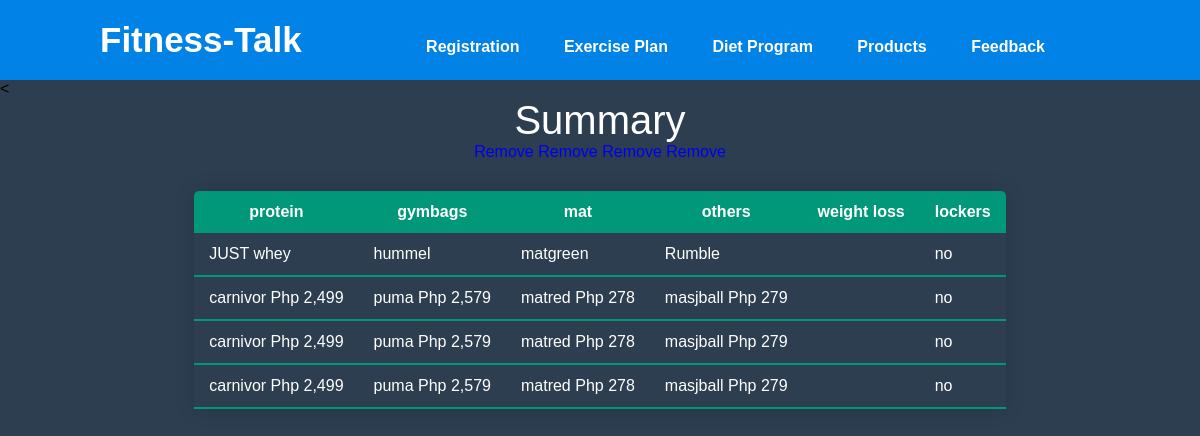
Screenshot of /Page5 with the database file from the repository.
### ftsys/models.py (models this page shows, shortened)
class Products(models.Model):
	protein = models.TextField(default="")
	gymbags = models.TextField(default="")
	mat = models.TextField(default="")
	others = models.TextField(default="")
	Loss = models.TextField(default="")
	locker = models.TextField(default="")
	productID = models.BigAutoField(primary_key=True)
	program_product = models.ManyToManyField(Program)

### ftsys/views.py (the view)
# urls.py: path('Page5',views.page5),
def page5 (request):
   storage=Products.objects.all()
   return render(request, 'page5.html',{'productstorage':storage})

### ftsys/templates/page5.html (shortened to what this page needs)
{% extends 'templates.html' %}
{% block content %}
			<
<div class="title">
	<p> Summary </p>
</div>
<form>
	<center>
<table class="mytable">
	<thead>
		<tr class="table1">
			<th> protein </th>
			<th> gymbags </th>
			<th> mat </th>
			<th> others </th>
			<th> weight loss</th>
			<th> lockers </th>
		</tr>
	</thead>
	</center>
	{% for review in productstorage %}
	<tbody>
		<td>{{review.protein}}</td>
		<a href="{% url 'delete' review.productID %}"> Remove </a>
		<td>{{review.gymbags}}</td>
		<td>{{review.mat}}</td>
		<td>{{review.others}}</td>
		<td>{{review.loss}}</td>
		<td>{{review.locker}}</td>
	</tbody>
	{% endfor %}
{% endblock %}

### ftsys/templates/templates.html (shortened to what this page needs)
{% load static %}
<!DOCTYPE html>
<html>
<head>
</head>
   	<nav>
		<ul class="navlinks">
			<label class="logo">Fitness-Talk</label>
			<li><a href="/">Registration</a></li>
			<li><a href="/Page2">Exercise Plan</a></li>
			<li><a href="/Page3">Diet Program</a></li>
			<li><a href="/Page4">Products</a></li>
			<li><a href="/Page5">Feedback</a></li>
		</ul>
   	</nav>
<body>
	{% block content %}
	{% endblock %}
</body>
</html>

### ftsys/templates/templates.html (style rules this page uses)
* { padding: 0; margin: 0; text-decoration: none; list-style: none; box-sizing: border-box; }
body { font-family: arial; }
.navlinks { background: #0082e6; height: 80px; width: 100%; }
label.logo { color: white; font-size: 35px; line-height: 80px; padding: 0 100px; font-weight: bold; }
body { background: #2c3e50; padding: 0; margin: 0; }
.navlinks { list-style: none; }
.navlinks li { display: inline-block; padding: 0px 20px; font-weight: bold; }
.navlinks li a { transition: all 0.3s ease 0s; color: #ffffff; }
.title { text-align: center; font-size: 40px; color: #ffffff; font-family: helvetica; }
.mytable { border-collapse: collapse; margin: 30px 0; font-size: 20px min-width: 400px; color: #ffffff; border-radius: 5px 5px 0 0; overflow: hidden; box-shadow: 0 0 20px rgba(0, 0, 0, 0.15); }
.mytable thead tr { background-color: #009879; color: #ffffff; text-align: center; font-weight: bold; }
.mytable th, .mytable td { padding: 12px 15px; }

### rows the page displays
Products: protein "JUST whey", gymbags "hummel", mat "matgreen", others "Rumble", locker "no"
Products: protein "carnivor Php 2,499", gymbags "puma Php 2,579", mat "matred Php 278", others "masjball Php 279", locker "no"
Products: protein "carnivor Php 2,499", gymbags "puma Php 2,579", mat "matred Php 278", others "masjball Php 279", locker "no"
Products: protein "carnivor Php 2,499", gymbags "puma Php 2,579", mat "matred Php 278", others "masjball Php 279", locker "no"
